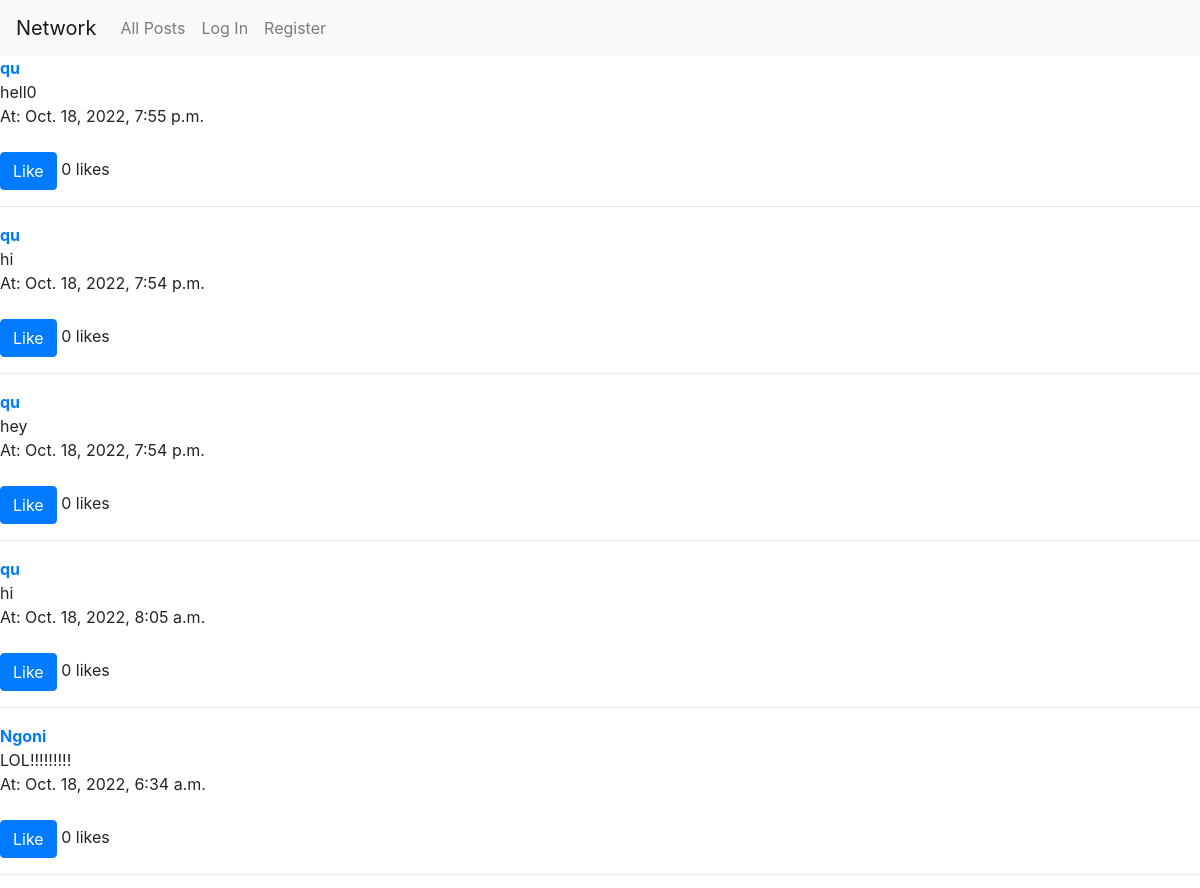
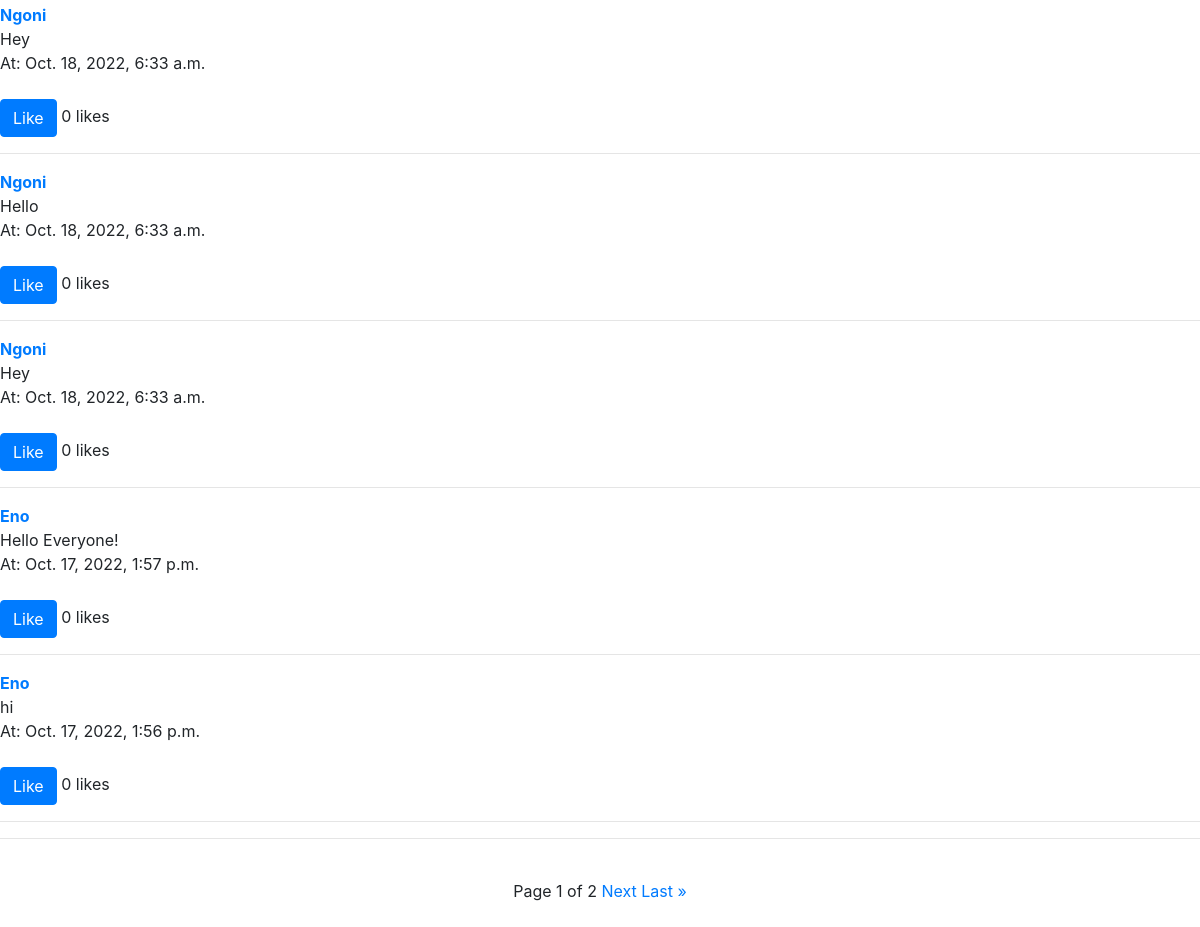
The app's page /, older data (2 pictures, top to bottom).
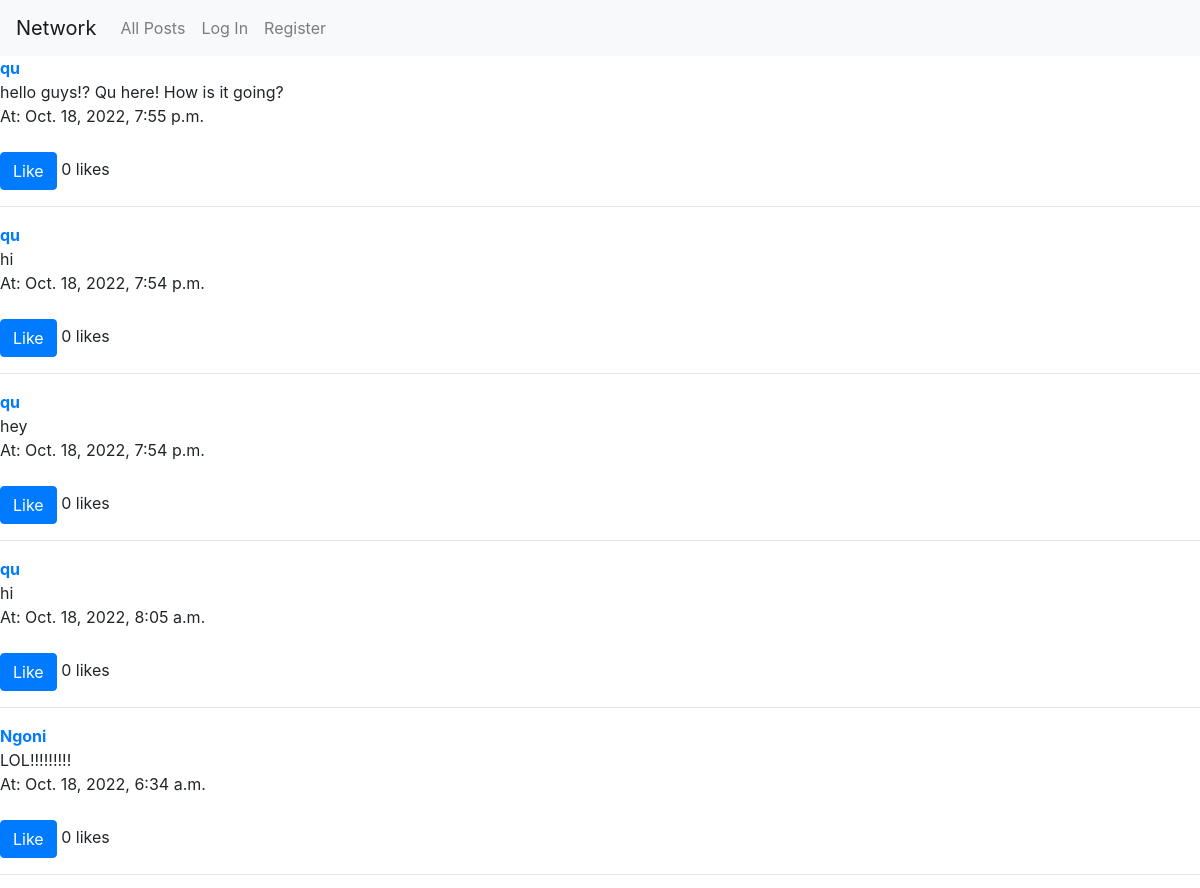
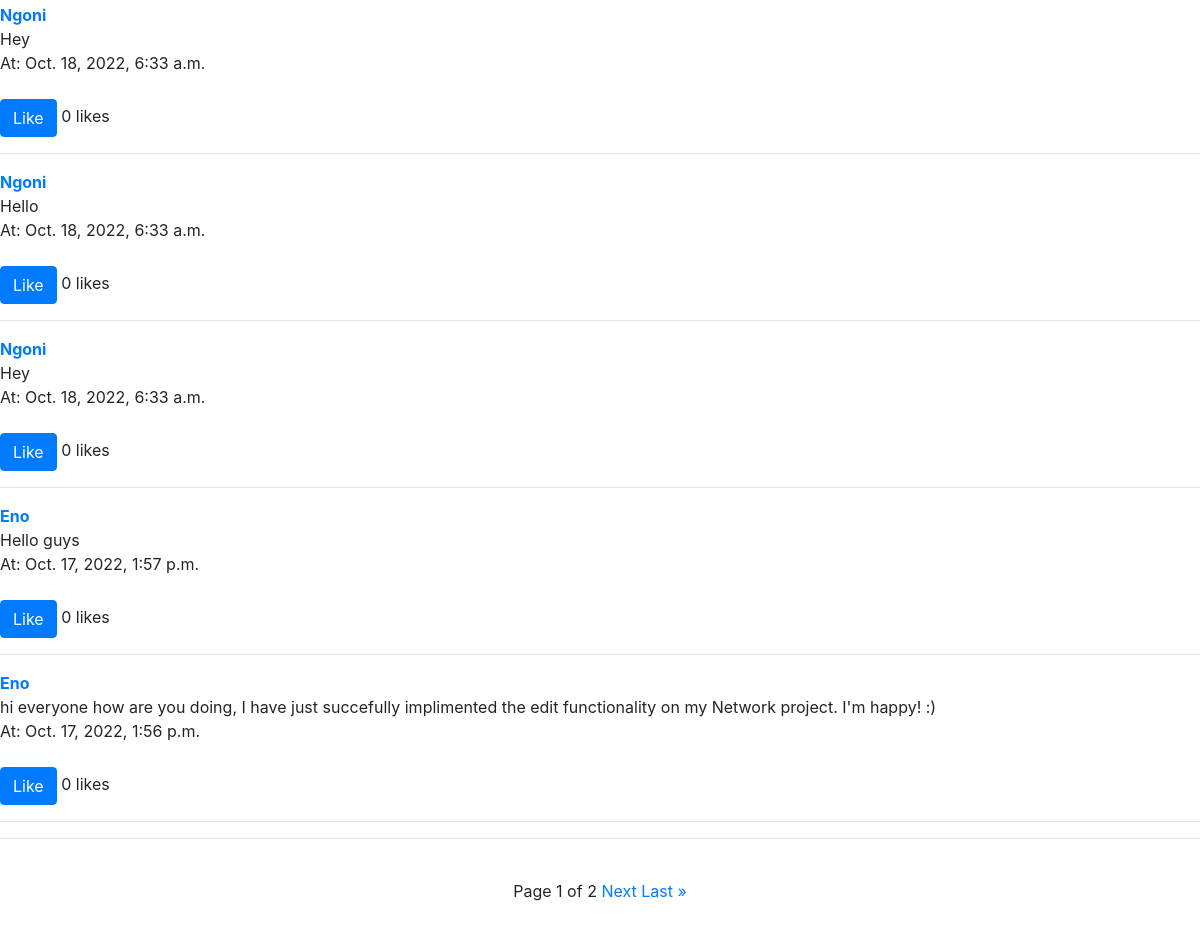
The same page, newer data (2 pictures, top to bottom).
### network/models.py (models this page shows, shortened)
class Post(models.Model):
    body = models.TextField()
    author = models.ForeignKey("User", on_delete=models.CASCADE, related_name="posts")
    date = models.DateTimeField(auto_now_add = True)
    likes = models.ManyToManyField("User", related_name="post_likes")
    def total_likes(self):
        return self.likes.count()

class User(AbstractUser):
    pass

### network/views.py (the view)
# urls.py: path("", views.index, name="index"),
def index(request):
    posts = Post.objects.all().order_by('-date')
    paginator = Paginator(posts, 10)
    page = request.GET.get('page')
    post = paginator.get_page(page)
    return render(request, "network/index.html", {
        "post": post
    })

### network/templates/network/index.html (shortened to what this page needs)
{% extends "network/layout.html" %}
{% load static %}
{% block body %}
    {% for post in post %}
    <div class="post_item index_post" value="{{post.id}}">
        <strong><a href="{% url 'profile' post.author %}">{{post.author}}</a></strong>
        <div class="post-body">
           <div class="original">{{ post.body }}</div>
           <div class="time">At: {{ post.date }}</div>
        </div>
        <br>
        <div class="like-post">
            <form>
                {% if request.user in post.likes.all %}
                <button class="btn btn-primary like-btn" id="unlike" value="{{post.id}}">Unlike</button>
                {% else %}
                <button class="btn btn-primary like-btn"  id="like" value="{{post.id}}">Like</button>
                {% endif %}
                <span class="likes-count">{{ post.total_likes }}</span> likes
            </form>
        </div>
        <hr>
    </div>
    {% endfor %}
    <center>
        <hr><br>
        Page {{ post.number }} of {{ post.paginator.num_pages }}
        {% if post.has_next %}
        <a id="next" href="?page={{ post.next_page_number }}">Next</a>
        <a id="last" href="?page={{ post.paginator.num_pages }}">Last &raquo</a>
        {% endif %}
        <br>
        <br>
    </center>
{% endblock %}

Row changes from the older to the newer data that the page shows:
changed Post: body "hell0" → "hello guys!? Qu here! How is it going?"
changed Post: body "Hello Everyone!" → "Hello guys"
changed Post: body "hi" → "hi everyone how are you doing, I have just succefully implimented the edit functionality on my Network project. I'm happy! :)"
